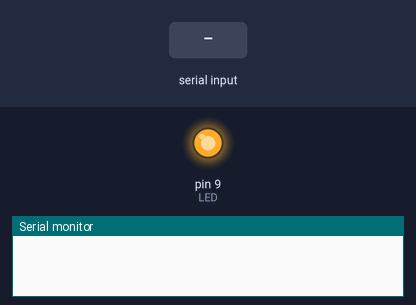
Simulated run of this sketch. Board: Arduino Uno, built with avr-gcc and run on an emulated ATmega328P. Parts: output pins drawn as LEDs (lit = HIGH), the last lines printed to the serial monitor. The inputs (shaded band) are chosen by the test bench. Storage starts empty.

Above: at 0.1 s.
At 4.0 s:
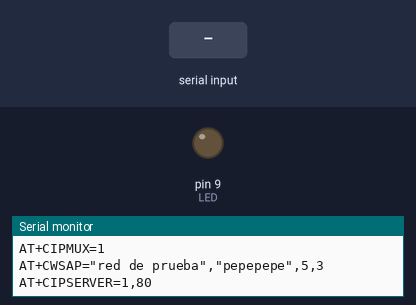
4.1 s: ":" received over Serial
Timing chart, 0 to 7.1 s (numbered marks = the images above; inputs shaded):
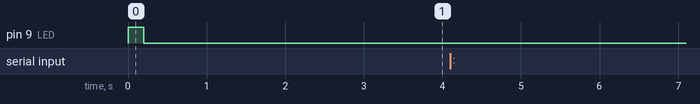

The sketch:

servidor_web_amenan_esp8266_prueba_sin_ipclose.ino
```cpp
#include <SPI.h>
#include "SdFat.h"
#include <Wire.h>

#define SSID "red de prueba"   // change this to match your WiFi SSID
#define PASS "pepepepe" // change this to match your WiFi password
#define PORT "80"      // using port 80 by default
#define DEBUG true

int resto = 0;
unsigned long cantidad_paquetes = 0;
boolean primera_vez = true;
boolean segundo_paquete = false;
char str3[] = "archivo.txt";
int cuenta = 0;
int cuenta2 = 1;
byte inByte;
byte datito;
unsigned long tamanio = 0;
unsigned long posicion = 0;

String encabezado = "HTTP/1.1 200 OK\r\nContent-Type: text/html\r\n\r\n";   // 50 caracteres, para caso finalizado
String encabezado2 = "HTTP/1.1 206 OK\r\nContent-Type: text/html\r\n\r\n";   // 50 caracteres, para cdo hay q mandar varios paquetes
String encabezado3 = "HTTP/1.1 205 OK\r\nContent-Type: ";   // para enviar tiempo estimado de transmisión

// SD chip select pin
const uint8_t chipSelect = 10;
// file system
SdFat SD;
// test file
//SdFile file;

File file;

#define LED             9
#define PULSADOR1       2

#define BUFFER_SIZE 128
char buffer[BUFFER_SIZE];
char OKrn[] = "OK\r\n";
byte wait_for_esp_response(int timeout, char* term=OKrn) {
  unsigned long t=millis();
  bool found=false;
  int i=0;
  int len=strlen(term);
  // wait for at most timeout milliseconds
  // or if OK\r\n is found
  while(millis()<t+timeout) {
     if(Serial.available()) {
        buffer[i++]=Serial.read();
        if(i>=len) {
           if(strncmp(buffer+i-len, term, len)==0) {
              found=true;
              break;
           }
        }
     }
  }
  buffer[i]=0;
  //Serial.print(buffer);
  return found;
}

void setup()
{
  Serial.begin(115200);


  pinMode(LED,OUTPUT);
  digitalWrite(LED,HIGH);
  delay(200);
  digitalWrite(LED,LOW);

  Serial.println(F("AT+CWMODE=3"));
  wait_for_esp_response(200);
  Serial.println(F("AT+CWDHCP=2,1"));
  wait_for_esp_response(200);
  Serial.println(F("AT+CIPMUX=1"));
  wait_for_esp_response(200);
  Serial.print(F("AT+CWSAP="));
  Serial.write(34);
  Serial.print(F("red de prueba"));
  Serial.write(34);    //comilla
  Serial.write(44);   //coma
  Serial.write(34);    //comilla
  Serial.print(PASS);
  Serial.write(34);    //comilla
  Serial.write(44);   //coma
  Serial.println(F("5,3"));
  wait_for_esp_response(1000);
  Serial.println("AT+CIPSERVER=1,80"); // turn on server on port 80
  wait_for_esp_response(1000);
  //Serial.println(F("ATE0"));
  //delay(500);
  if (!SD.begin(chipSelect, SD_SCK_MHZ(50))) {
     digitalWrite(LED,HIGH);
  }
}


void loop(){
  while (Serial.available() > 0) {
    inByte = Serial.read();
    if ( inByte == ':') {
          String cipSend = "AT+CIPSEND=0,2048";
          file.open(str3, O_READ);
          tamanio = file.size();
          Serial.println(cipSend);
          wait_for_esp_response(2000);
          Serial.print(encabezado);
          while (cuenta <= 2002){
                datito = file.read();
                Serial.write(datito);
                cuenta = cuenta + 1;
          }
          Serial.println("");     // necesaria línea extra, motivo desconocido
          wait_for_esp_response(1500);
          Serial.println(cipSend);
          wait_for_esp_response(1500);
          cuenta=0;
          while (cuenta <= 2047){
                datito = file.read();
                Serial.write(datito);
                cuenta = cuenta + 1;
          }
          Serial.println("");
          wait_for_esp_response(1500);
          Serial.println(cipSend);
          wait_for_esp_response(1500);
          cuenta=0;
          while (cuenta <= 2047){
                datito = file.read();
                Serial.write(datito);
                cuenta = cuenta + 1;
          }
          file.close();
          Serial.println("");
          wait_for_esp_response(1500);
          Serial.println(F("AT+CIPCLOSE=0"));
          wait_for_esp_response(500);
        }
  }
}
```
